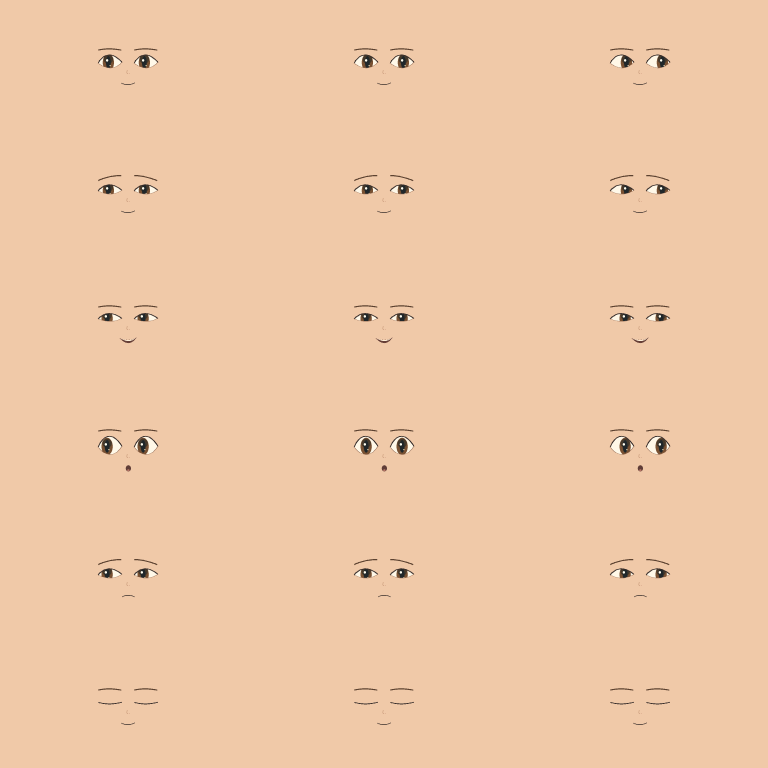
#> input picture art/campaign_next/people/extra_shopper_face.png, 3072 x 3072 px, given in place of 03_wren_bust.png, which was not available (shown at 1/4 size); the run also reads 1 picture not shown here
$ python contact_sheet.py
#> lines starting #> are read from the running program, lines starting #| are printed output that depends on the picture; pictures that were not available may be replaced by others from this repository, and a replacement may not be noted
"""Export review images from actual captures and the model-rendered cast."""
from pathlib import Path
from PIL import Image, ImageDraw

ROOT = Path(__file__).resolve().parents[2]
ART = ROOT/'art/prototype/ketel'
DOCS = ROOT/'docs/ps1'


def main():
    for filename, source in [('preview.png','tour/03_wren_bust.png'), ('room_3x.png','tour/01_arrival.png')]:
        image = Image.open(DOCS/source)
#> image is the input picture: PIL image 3072x3072 RGB; mean R, G, B 238.6, 199.9, 167.2
        image.resize((1152,648),Image.Resampling.NEAREST).save(DOCS/filename)
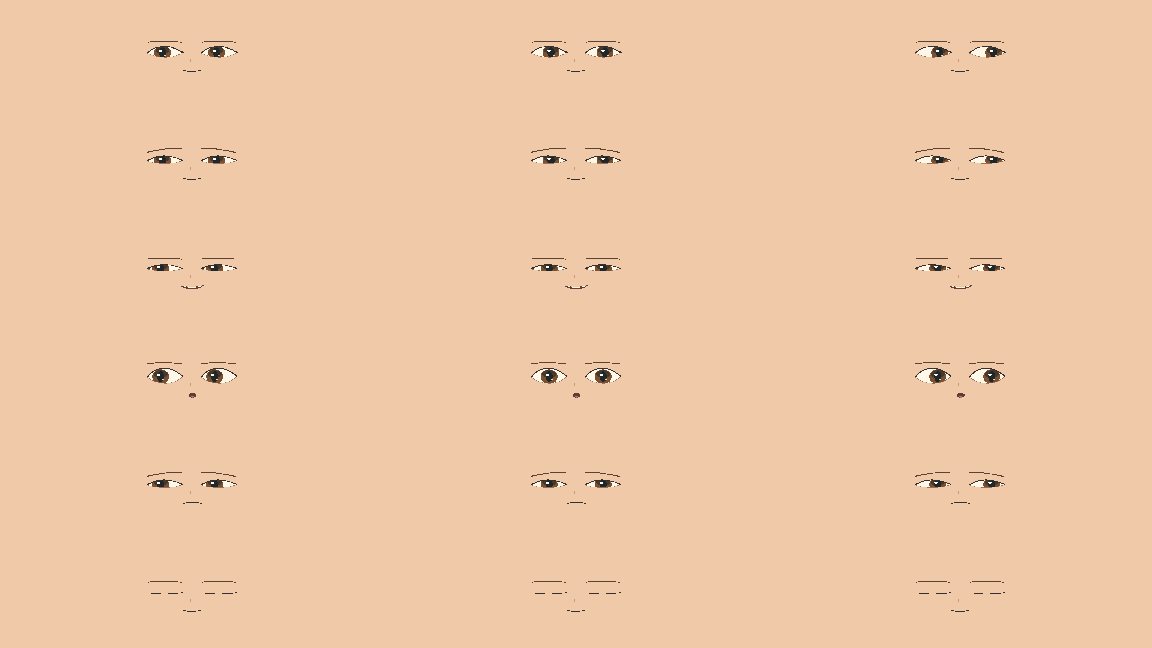
#> saved as preview.png: PIL image 1152x648 RGB; mean R, G, B 238.6, 199.9, 167.2
#> pass 2 of the loop in main, `for filename, source in [('preview.png','tour/03_wren_bust.png'), ('ro..`:
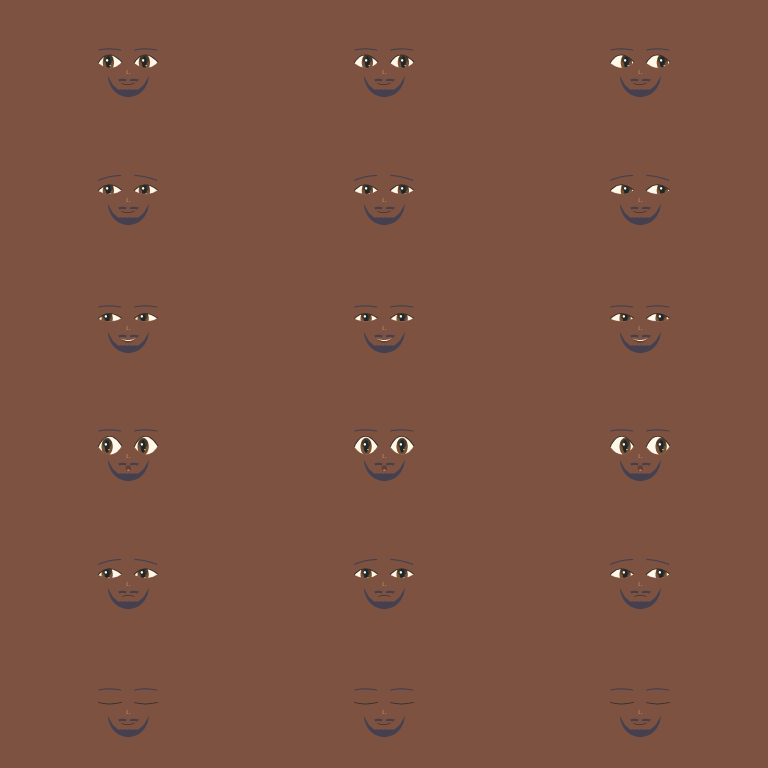
#> input picture art/campaign_next/people/joos_face.png, 3072 x 3072 px, given in place of 01_arrival.png, which was not available (shown at 1/4 size)
#> in main, image is the input picture: PIL image 3072x3072 RGB; mean R, G, B 124.6, 82.3, 64.7
#> in main, `image.resize((1152,648),Image.Resampling.NEAREST).save(DOCS/filename)`:
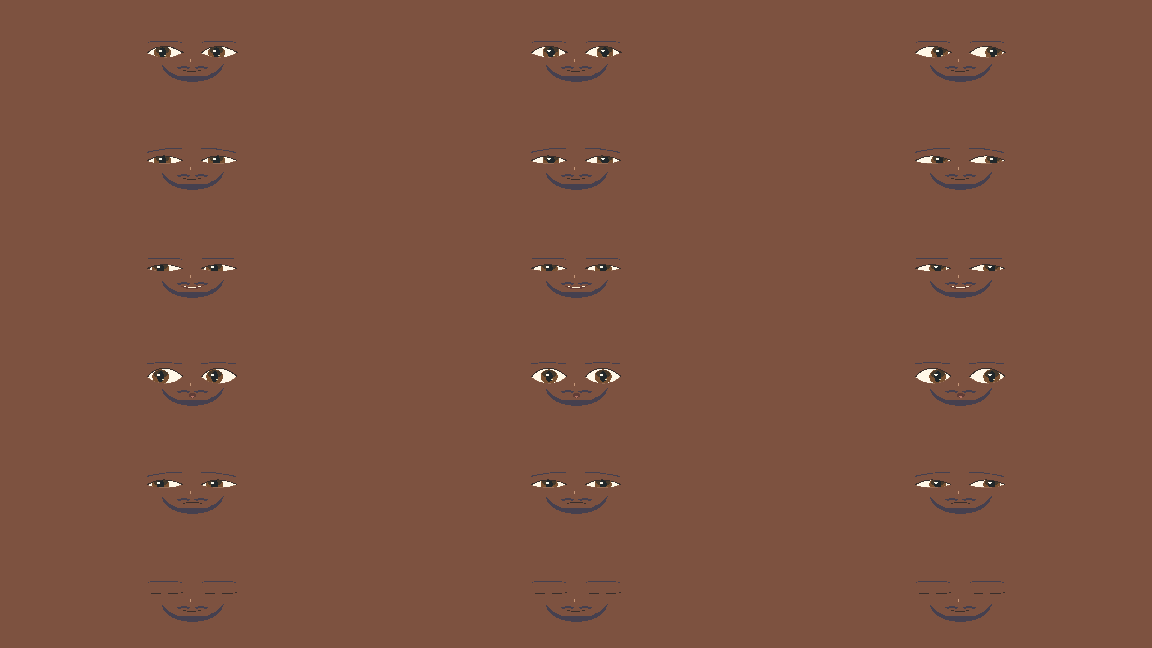
#> saved as room_3x.png: PIL image 1152x648 RGB; mean R, G, B 124.6, 82.3, 64.7
    sheet = Image.new('RGB',(640,244),'#14121a')
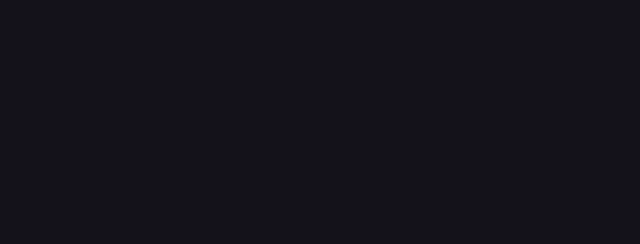
#> sheet: PIL image 640x244 RGB; mean R, G, B 20, 18, 26
    draw = ImageDraw.Draw(sheet)
    for i,(name,rank) in enumerate([('player','Ro'),('wren','20k'),('kesh','12k'),('tomas','8k')]):
        bust = Image.open(ART/(name+'_bust.png')).convert('RGBA')
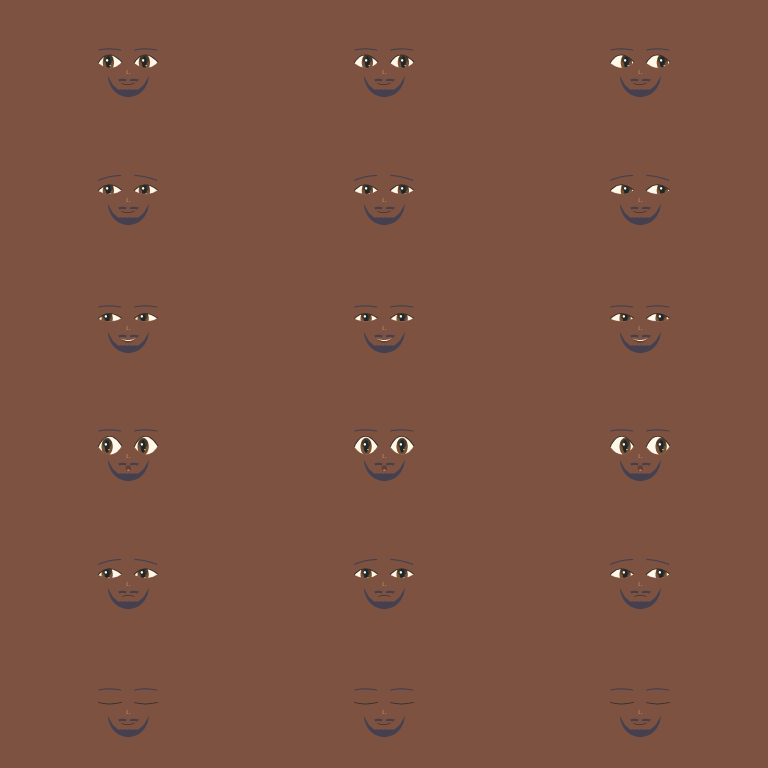
#> bust: PIL image 3072x3072 RGBA (shown at 1/4 size); mean R, G, B, A 124.6, 82.3, 64.7, 255
        sheet.paste(bust,(i*160+26,12),bust)
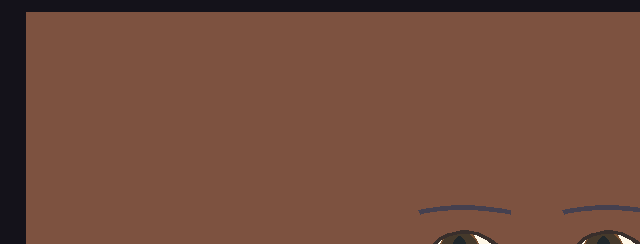
#> sheet: PIL image 640x244 RGB; mean R, G, B 115.2, 76.2, 60.8
#> (the run stopped early here; a loop or call above may not have finished)
